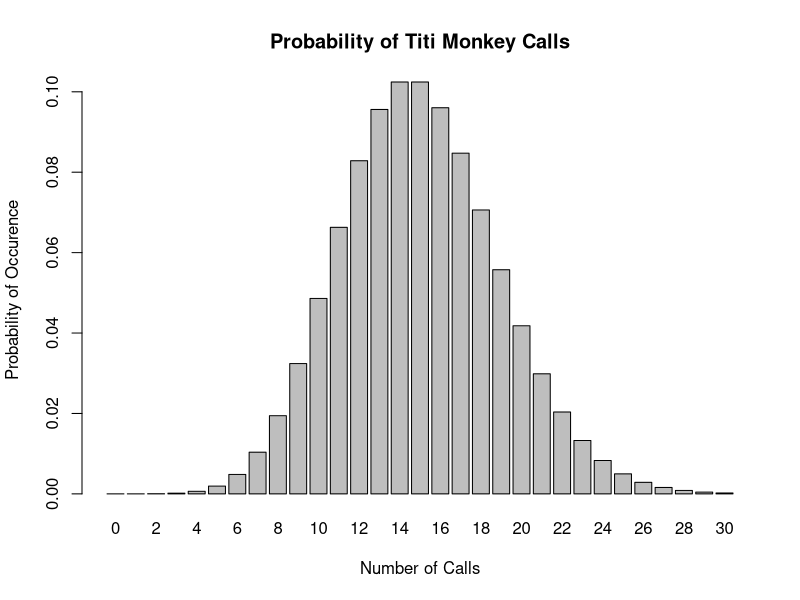
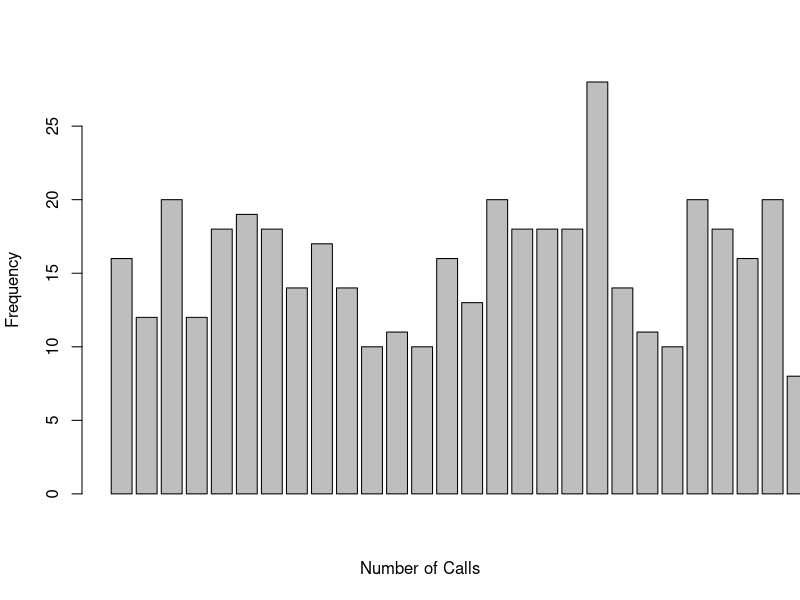

Write R code to recreate these figures, in order.
## ---- chunk 1
#Because we are looking at pr(X>x) rather than pr(X=x) we need to use the cumulative distribution function as opposed to the probability mass function.
#There is a built in R function which does this. It is ppois(the value at which to evaluate the CDF, and the mean). The function returns the probability that X is less than or equal to x. Therefore, afterwards we need to do (1 - the output of this function).

x <- 8
mean <- 15
#the number of calls we are interested in, and the mean number of calls.

probLessThanOrEqualTo8 <- ppois(x, mean)
#this returns the probability that X (the number of observed calls) is less than or equal to 8.

probGreaterThan8 <- 1-probLessThanOrEqualTo8
#Now we subtract from 1 to get the probability that X>8

probGreaterThan8
#After executing this code, our answer is 0.9625. This is the probability that the researcher hears more than 8 calls.

# Gentry's comment: I think it would be good to explicity print(probGreaterThan8) because IDK if prof will be looking at the code or knitting an .html, printing will ensure either way they can see the output. Also missing the header 2 subtitle for the question number (formatting guidelines)
## ---- chunk 2
#For this one, we are looking at the probability that X takes on a specific value. Therefore, we can use the PMF function, which is dpois(number of calls, mean).
probOf0Calls <- dpois(0, 15)
probOf0Calls
#We get a very small number. 3.06 e-07 or roughly 0.000000306. Therefore it is highly unlikely that the researcher would not hear any calls

# Gentry's comment: same thing here, I think printing it would be good. also, maybe putting the text outside of the code block for readability (preference)
## ---- chunk 3
#Similarly to part 2, we are looking for the probability that X takes on an exact number. Therefore we will use the PMF for the poisson distribution again, which has a function in R that is dpois().

probExactly3Calls <- dpois(3, 15)
probExactly3Calls

#The value turns out to be also quite small: 0.00017.

# Gentry's comment: You made me realize I used the wrong funtion (ppois) for this question. Thanks!
## ---- chunk 4
#For plotting the probability mass function for this poisson distribution, there is an example in Module 8 that is very similar, and it is quite intuitive.

range <- 0:30
#range gets 0-30. We already defined an object for the mean, which holds the value 15.

pmf <- dpois(range, mean)
barplot(pmf, names.arg = range, xlab = "Number of Calls", ylab = "Probability of Occurence", main = "Probability of Titi Monkey Calls")
#This makes a barplot of the probabilities of different numbers of calls. The names.arg = range is important, it essentially puts units on the x axis by naming each bar. 

# Gentry's comment: Perfect
## ---- chunk 5
#similarly to the rnorm function, there exists an rpois function for simulating/getting random outcomes from a distribution.

simulation104 <- rpois(104, 15)
#the rpois() function takes two arguments. the first is the number of trials, and the second is the mean (represented by the greek letter lambda).
#simulates 104 saturday mornings of observation, where the mean number of calls is 15. 
## ---- chunk 6
barplot(simulation104, xlim = c(0,30), xlab = "Number of Calls", ylab = "Frequency")

#creates a barplot from the 104 simulations, limits the data so that it only includes trials that heard between 0 and 30 calls.
#I couldn't figure out how to get units on this one

# Gentry's comment: A histogram would be better to use here because youre representing a distribtuion (bar plots are better for categorical data)
# I recommend something like
# hist(simulation104, xlim=c(0, 30), xlab="Number of Calls", ylab="Frequency", main="Distribution of Simulated Observations")
